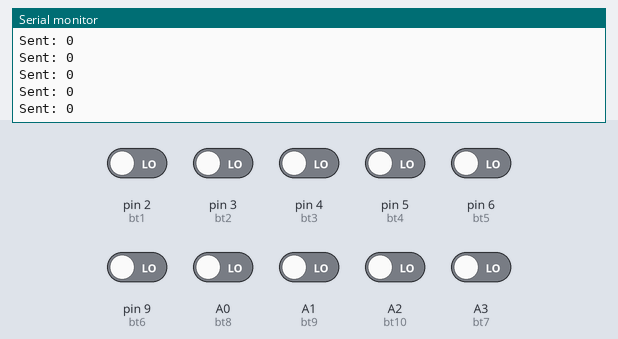
The sketch below on a simulated Arduino Uno, built with avr-gcc and run on an emulated ATmega328P. Parts: the last lines printed to the serial monitor. The test bench sets the inputs (shaded band); at power-on: A0 (bt8), A1 (bt9), A2 (bt10), A3 (bt7), pin 2 (bt1), pin 3 (bt2), pin 4 (bt3), pin 5 (bt4), pin 6 (bt5), pin 9 (bt6) LOW. No radio packets arrive unless stated.

Above: at 1.2 s.
1.3 s: pin 2 (bt1) driven HIGH
At 2.3 s:
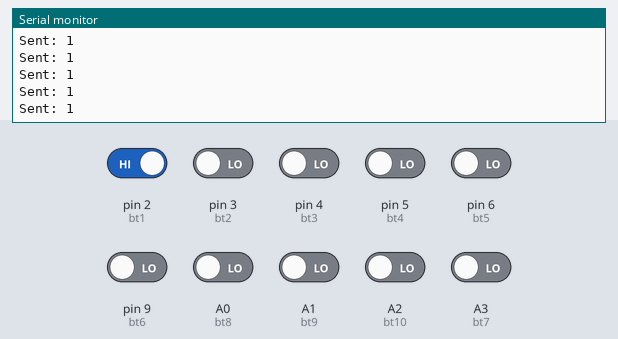
4.3 s: pin 2 (bt1) driven LOW
At 5.4 s:
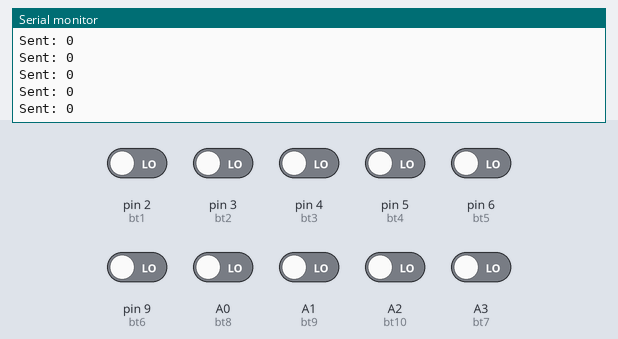
7.3 s: A1 (bt9) driven HIGH
At 8.0 s:
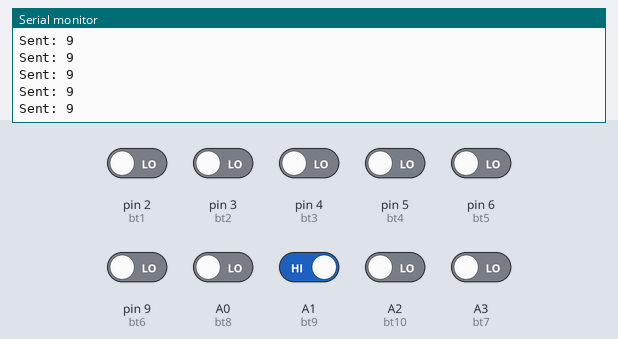
10.3 s: pin 9 (bt6) driven HIGH
At 11.4 s:
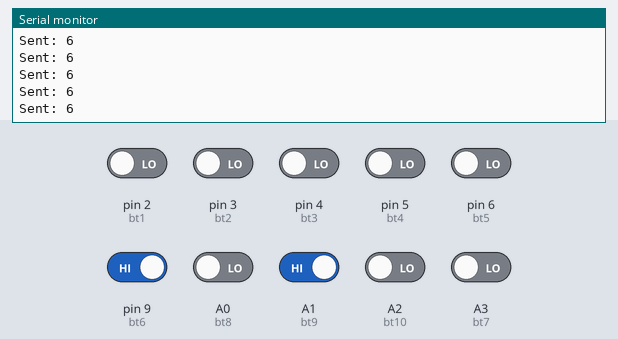
13.3 s: pin 3 (bt2) driven HIGH
At 14.1 s:
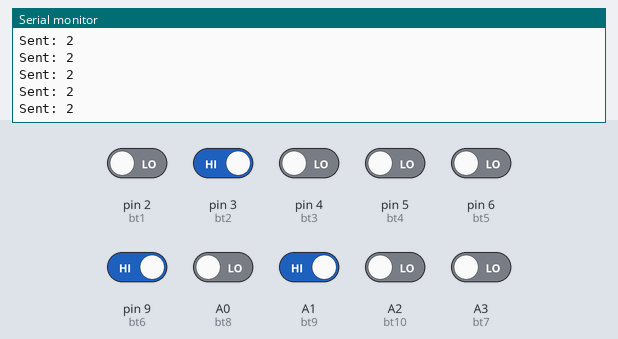
14.8 s: pin 3 (bt2) driven LOW and pin 6 (bt5) driven HIGH
At 15.6 s:
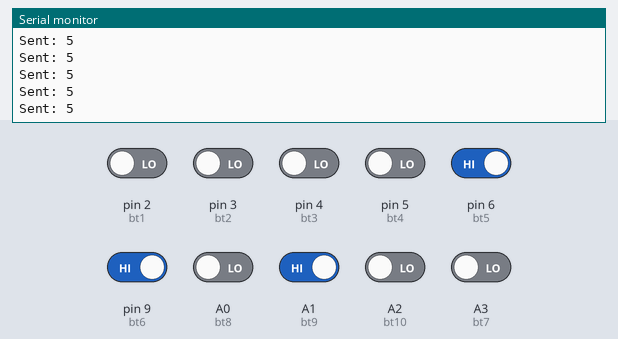
Timing chart, 0 to 17.8 s (numbered marks = the images above; inputs shaded):
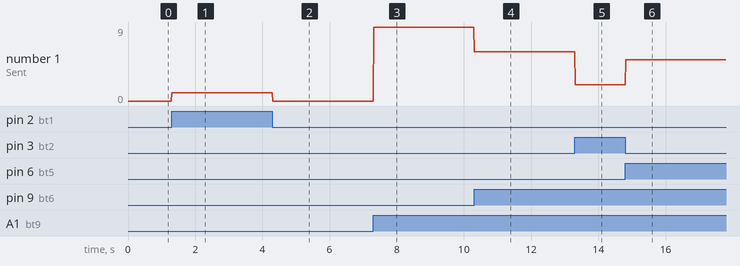

The sketch:

nrf_scai_test_sender_1.ino
```cpp
#include <SPI.h>
#include <nRF24L01.h>
#include <RF24.h>

int bt1=2,bt2=3,bt3=4,bt4=5,bt5=6,bt6=9,bt7=A3,bt8=A0,bt9=A1,bt10=A2;
//bt7=10 has issues
#define CE_PIN 7
#define CSN_PIN 8
int number=0;
RF24 radio(CE_PIN, CSN_PIN);
const byte address[6] = "00001";  // Must match the receiver

void setup() {
    Serial.begin(9600);
    radio.begin();
    radio.openWritingPipe(address);
    radio.setPALevel(RF24_PA_LOW);
    radio.stopListening(); // Set as Transmitter
    pinMode(bt1,INPUT);
    pinMode(bt2,INPUT);
    pinMode(bt3,INPUT);
    pinMode(bt4,INPUT);
    pinMode(bt5,INPUT);
        pinMode(bt6,INPUT);
    pinMode(bt7,INPUT);
    pinMode(bt8,INPUT);
    pinMode(bt9,INPUT);
    pinMode(bt10,INPUT);
}

void loop() {
    //int number = random(0, 100); // Generate a random number between 0 and 99

    if(digitalRead(bt1)==1){
      number=1;
    }
    else if(digitalRead(bt2)==1){
      number=2;
    }
else if(digitalRead(bt3)==1){
      number=3;
    }
    else if(digitalRead(bt4)==1){
      number=4;
    }
    else if(digitalRead(bt5)==1){
      number=5;
    }
    else if(digitalRead(bt6)==1){
      number=6;
    }
    else if(digitalRead(bt7)==1){
      number=7;
    }
    else if(digitalRead(bt8)==1){
      number=8;
    }
    else if(digitalRead(bt9)==1){
      number=9;
    }
    else if(digitalRead(bt10)==1){
      number=10;
    }
    else {
      number=0;
    }


    radio.write(&number, sizeof(number)); // Send the integer
    Serial.print("Sent: ");
    Serial.println(number);
    delay(10);
}
```

Measured:
- after the input at 1.3 s, the serial monitor: prints a new line at once (image 1)
- after the input at 4.3 s, the serial monitor: prints a new line at once (image 2)
- after the input at 7.3 s, the serial monitor: prints a new line at once (image 3)
- after the input at 10.3 s, the serial monitor: prints a new line at once (image 4)
- after the input at 13.3 s, the serial monitor: prints a new line at once (image 5)
- after the input at 14.8 s, the serial monitor: prints a new line at once (image 6)
- plotted number 1: 0 → 1 after the input at 1.3 s, 1 → 0 after the input at 4.3 s, 0 → 9 after the input at 7.3 s, 9 → 6 after the input at 10.3 s, 6 → 2 after the input at 13.3 s
